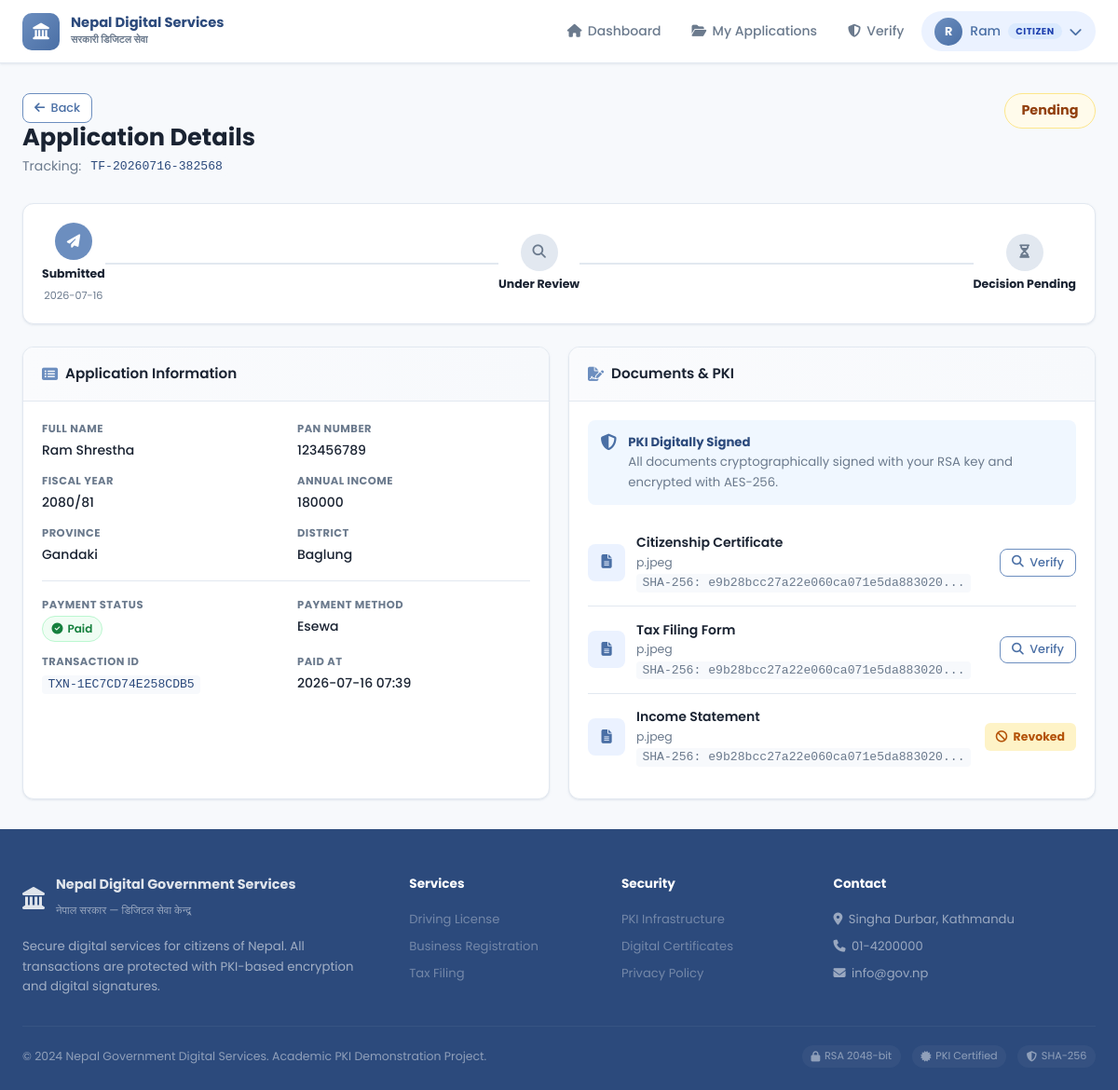
Page /applications/2 (signed in) on the committed database.
### tables this page shows
CREATE TABLE applications (
            id INTEGER PRIMARY KEY AUTOINCREMENT,
            user_id INTEGER NOT NULL,
            service_type TEXT NOT NULL,
            status TEXT DEFAULT 'pending',
            form_data TEXT NOT NULL,
            signature TEXT,
            hash_value TEXT,
            submitted_at TIMESTAMP DEFAULT CURRENT_TIMESTAMP,
            updated_at TIMESTAMP DEFAULT CURRENT_TIMESTAMP,
            admin_notes TEXT,
            tracking_number TEXT UNIQUE,
            nonce TEXT UNIQUE,
            payment_status TEXT DEFAULT 'unpaid',
            payment_method TEXT,
            transaction_id TEXT,
            paid_at TIMESTAMP,
            additional_docs_requested INTEGER DEFAULT 0,
            FOREIGN KEY (user_id) REFERENCES users(id)
        );

CREATE TABLE documents (
            id INTEGER PRIMARY KEY AUTOINCREMENT,
            application_id INTEGER NOT NULL,
            user_id INTEGER NOT NULL,
            document_type TEXT NOT NULL,
            filename TEXT NOT NULL,
            original_filename TEXT NOT NULL,
            file_hash TEXT NOT NULL,
            signature TEXT NOT NULL,
            file_size INTEGER,
            mime_type TEXT,
            uploaded_at TIMESTAMP DEFAULT CURRENT_TIMESTAMP,
            is_verified INTEGER DEFAULT 0,
            verification_result TEXT,
            encrypted_aes_key TEXT,
            is_encrypted INTEGER DEFAULT 0,
            FOREIGN KEY (application_id) REFERENCES applications(id),
            FOREIGN KEY (user_id) REFERENCES users(id)
        );

### app.py (the view)
@app.route('/applications/<int:app_id>')
@citizen_required
def application_detail(app_id):
    db  = get_db()
    uid = session['user_id']
    appl = db.execute('SELECT * FROM applications WHERE id=? AND user_id=?', (app_id, uid)).fetchone()
    if not appl:
        abort(404)
    docs      = db.execute('SELECT * FROM documents WHERE application_id=?', (app_id,)).fetchall()
    form_data = json.loads(appl['form_data'])
    appr_cert = db.execute('SELECT * FROM approval_certificates WHERE application_id=?', (app_id,)).fetchone()
    db.close()
    return render_template('citizen/application_detail.html',
                           appl=appl, docs=docs, form_data=form_data, appr_cert=appr_cert)

### app.py (called while the page is built)
def no_cache(response):
    response.headers['Cache-Control'] = 'no-store, no-cache, must-revalidate, max-age=0'
    response.headers['Pragma']  = 'no-cache'
    response.headers['Expires'] = '0'
    return response

def citizen_required(f):
    @wraps(f)
    def decorated(*args, **kwargs):
        if 'user_id' not in session:
            return redirect(url_for('index'))
        if session.get('role') != 'citizen':
            abort(403)
        return no_cache(make_response(f(*args, **kwargs)))
    return decorated

### models/database.py (called while the page is built)
def get_db():
    conn = sqlite3.connect(DB_PATH)
    conn.row_factory = sqlite3.Row
    return conn

### templates/citizen/application_detail.html (shortened to what this page needs)
{% extends "base.html" %}
{% block content %}
<div class="page-wrapper">
    <div class="page-header">
        <div>
            <a href="{{ url_for('my_applications') }}" class="btn btn-sm btn-outline mb-2"><i class="fas fa-arrow-left"></i> Back</a>
            <h1 class="page-title">Application Details</h1>
            <p class="page-subtitle">Tracking: <code>{{ appl.tracking_number }}</code></p>
        </div>
        <div style="display:flex;flex-direction:column;align-items:flex-end;gap:0.5rem;">
            <span class="status-badge-lg status-{{ appl.status }}">{{ appl.status.replace('_',' ').title() }}</span>
        </div>
    </div>
    <div class="card mb-4">
        <div class="card-body">
            <div class="timeline">
                <div class="timeline-step done">
                    <div class="tl-icon"><i class="fas fa-paper-plane"></i></div>
                    <div class="tl-content"><strong>Submitted</strong><small>{{ appl.submitted_at[:10] }}</small></div>
                </div>
                <div class="tl-line {% if appl.status in ['under_review','approved','rejected'] %}done{% endif %}"></div>
                <div class="timeline-step {% if appl.status in ['under_review','approved','rejected'] %}done{% endif %}">
                    <div class="tl-icon"><i class="fas fa-search"></i></div>
                    <div class="tl-content"><strong>Under Review</strong></div>
                </div>
                <div class="tl-line {% if appl.status in ['approved','rejected'] %}done{% endif %}"></div>
                <div class="timeline-step {% if appl.status == 'approved' %}done approved{% elif appl.status == 'rejected' %}done rejected{% endif %}">
                    <div class="tl-icon">
                        {% if appl.status == 'approved' %}<i class="fas fa-check"></i>
                        {% elif appl.status == 'rejected' %}<i class="fas fa-times"></i>
                        {% else %}<i class="fas fa-hourglass-half"></i>{% endif %}
                    </div>
                    <div class="tl-content">
                        <strong>{% if appl.status == 'approved' %}Approved{% elif appl.status == 'rejected' %}Rejected{% else %}Decision Pending{% endif %}</strong>
                    </div>
                </div>
            </div>
        </div>
    </div>
    <div class="detail-grid">
        <div class="card">
            <div class="card-header"><h3 class="card-title"><i class="fas fa-list-alt"></i> Application Information</h3></div>
            <div class="card-body">
                <div class="info-grid">
                    {% for key, value in form_data.items() %}
                    <div class="info-item">
                        <span class="info-label">{{ key.replace('_', ' ').title() }}</span>
                        <span class="info-value">{{ value }}</span>
                    </div>
                    {% endfor %}
                </div>
                {% if appl.payment_status == 'paid' %}
                <hr class="my-3">
                <div class="info-grid">
                    <div class="info-item">
                        <span class="info-label">Payment Status</span>
                        <span class="info-value"><span class="cert-mini-badge"><i class="fas fa-check-circle"></i> Paid</span></span>
                    </div>
                    <div class="info-item">
                        <span class="info-label">Payment Method</span>
                        <span class="info-value">{{ appl.payment_method.title() if appl.payment_method else '—' }}</span>
                    </div>
                    <div class="info-item">
                        <span class="info-label">Transaction ID</span>
                        <span class="info-value"><code>{{ appl.transaction_id or '—' }}</code></span>
                    </div>
                    {% if appl.paid_at %}
                    <div class="info-item">
                        <span class="info-label">Paid At</span>
                        <span class="info-value">{{ appl.paid_at[:16].replace('T',' ') }}</span>
                    </div>
                    {% endif %}
                </div>
                {% endif %}
            </div>
        </div>
        <div class="card">
            <div class="card-header"><h3 class="card-title"><i class="fas fa-file-signature"></i> Documents & PKI</h3></div>
            <div class="card-body">
                <div class="pki-info-box">
                    <i class="fas fa-shield-alt"></i>
                    <div>
                        <strong>PKI Digitally Signed</strong>
                        <p>All documents cryptographically signed with your RSA key and encrypted with AES-256.</p>
                    </div>
                </div>
                {% for doc in docs %}
                <div class="doc-item">
                    <div class="doc-icon"><i class="fas fa-file-alt"></i></div>
                    <div class="doc-info">
                        <div class="doc-name">{{ doc.document_type }}</div>
                        <div class="doc-meta">{{ doc.original_filename }}</div>
                        <div class="doc-hash"><code>SHA-256: {{ doc.file_hash[:32] }}...</code></div>
                    </div>
                    <div class="doc-status">
                        {% if doc.verification_result == 'valid' %}
                            <span class="verify-badge valid"><i class="fas fa-check-circle"></i> Valid</span>
                        {% elif doc.verification_result == 'tampered' %}
                            <span class="verify-badge tampered"><i class="fas fa-exclamation-triangle"></i> Tampered</span>
                        {% elif doc.verification_result == 'invalid' %}
                            <span class="verify-badge invalid"><i class="fas fa-times-circle"></i> Invalid</span>
                        {% elif doc.verification_result == 'revoked' %}
                            <span class="verify-badge tampered"><i class="fas fa-ban"></i> Revoked</span>
                        {% else %}
                            <button class="btn btn-sm btn-outline verify-btn" data-doc-id="{{ doc.id }}">
                                <i class="fas fa-search"></i> Verify
                            </button>
                        {% endif %}
                    </div>
                </div>
                {% endfor %}
            </div>
        </div>
    </div>
</div>
{% endblock %}

### rows in the picture
applications: tracking_number "TF-20260716-382568", status.replace "Pending", submitted_at "2026-07-16", payment_method "Esewa", transaction "TXN-1EC7CD74E258CDB5", paid_at "2026-07-16 07:39"
documents: document_type "Citizenship Certificate", original_filename "p.jpeg", file_hash "e9b28bcc27a22e060ca071e5da883020"
documents: document_type "Tax Filing Form", original_filename "p.jpeg", file_hash "e9b28bcc27a22e060ca071e5da883020"
documents: document_type "Income Statement", original_filename "p.jpeg", file_hash "e9b28bcc27a22e060ca071e5da883020", verification_result "revoked" (drawn)

### other values in the picture
{{ session.get('full_name', 'U')[0].upper() }} "R"
{{ session.get('full_name', 'User').split()[0] }} "Ram"
{{ session.get('role','citizen').title() }} "CITIZEN"
{{ key.replace('_', ' ').title() }} "FULL NAME" "PAN NUMBER" "FISCAL YEAR" "ANNUAL INCOME" "PROVINCE" "DISTRICT"
{{ value }} "Ram Shrestha" "123456789" "2080/81" "180000" "Gandaki" "Baglung"
